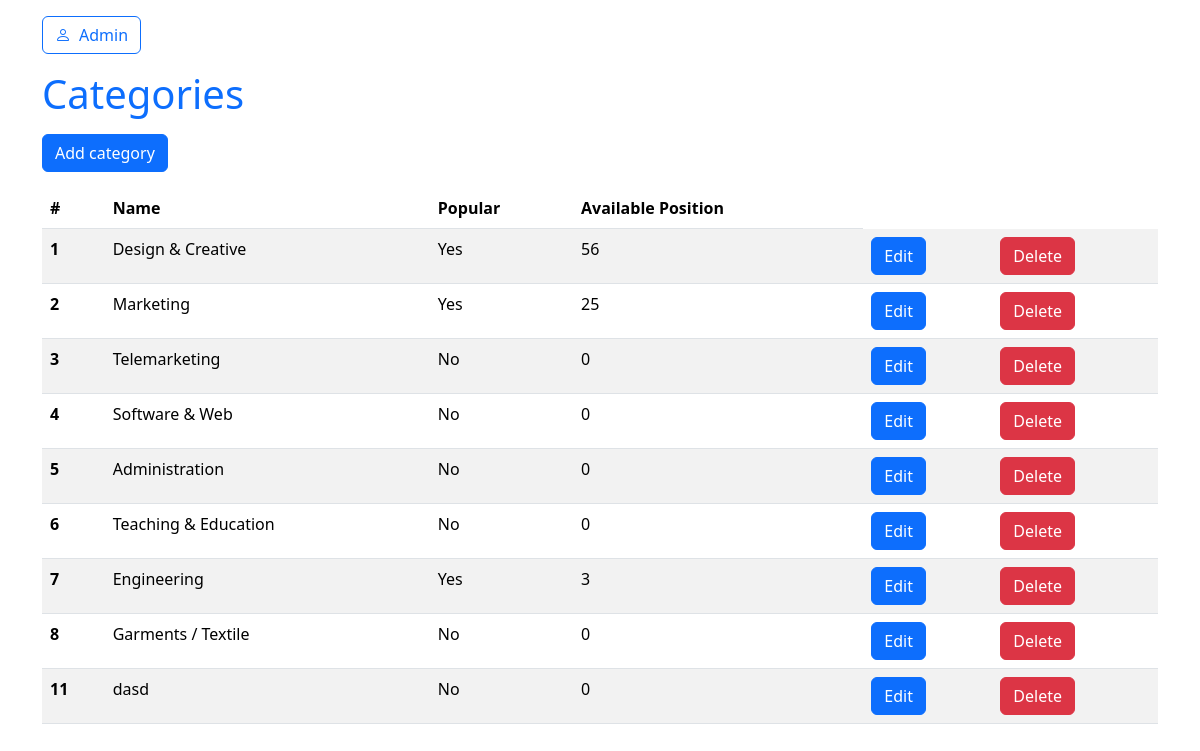
Page /admin/categories/index.php (signed in) on the earlier database version.
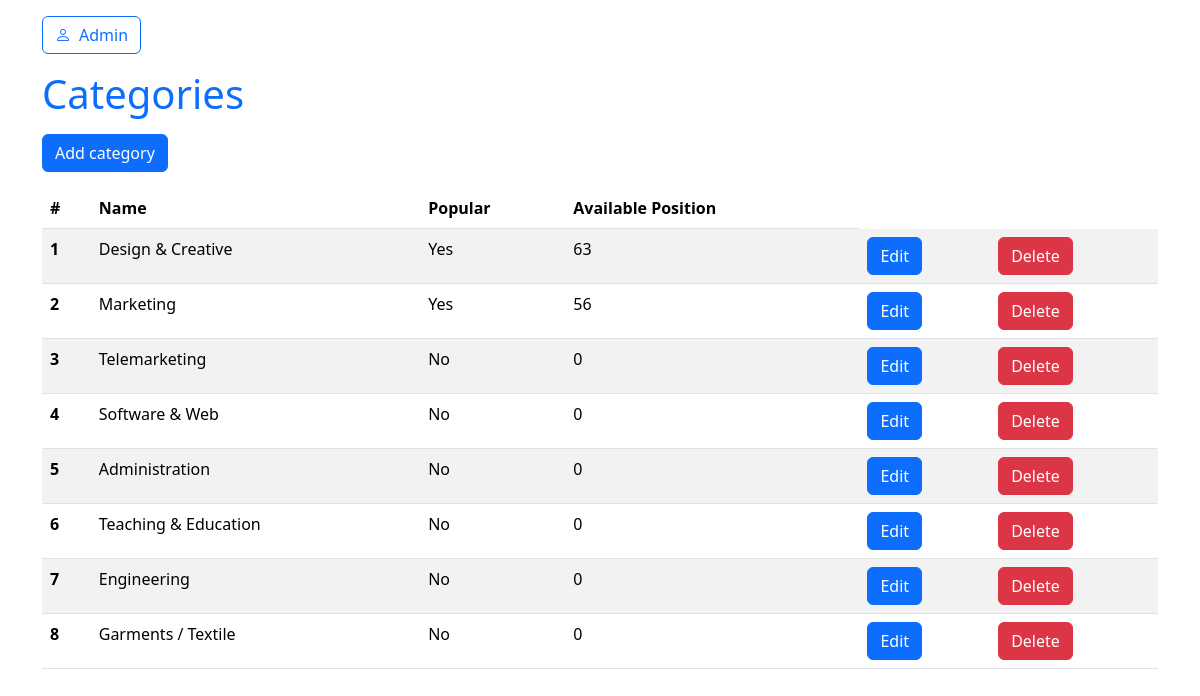
Same page on the later database version.
### tables this page shows
CREATE TABLE `categories` (
  `id` int NOT NULL,
  `name` varchar(255) NOT NULL,
  `is_popular` tinyint(1) NOT NULL DEFAULT '0'
);

### admin/categories/index.php (the view, shortened to what this page needs)
<?php
require $_SERVER['DOCUMENT_ROOT'] . '/check_admin.php';
$categories = $pdo->query("SELECT
    categories.*,
    SUM(jobs.available_position) AS total_positions
FROM categories
LEFT JOIN jobs ON categories.id = jobs.category_id
GROUP BY categories.id, categories.name")->fetchAll();
include $_SERVER['DOCUMENT_ROOT'] . '/layouts/header_bootstrap.php';
?>
<div class="container mt-3">
    <a href="/admin/" class="btn btn-outline-primary"><i class="bi bi-person me-2"></i>Admin</a>
    <h1 class="text-primary my-3">Categories</h1>
    <a href="/admin/categories/create.php" class="btn btn-primary">Add category</a>
    <table class="table table-striped mt-3">
        <thead>
        <tr>
            <th scope="col">#</th>
            <th scope="col">Name</th>
            <th scope="col">Popular</th>
            <th scope="col">Available Position</th>
        </tr>
        </thead>
        <tbody>
        <?php foreach ($categories as $category): ?>
            <tr>
                <th scope="row"><?= $category['id'] ?></th>
                <td><?= $category['name'] ?></td>
                <td><?= $category['is_popular'] ? 'Yes' : 'No' ?></td>
                <td><?= $category['total_positions'] ?? '0' ?></td>
                <td><a href="/admin/categories/edit.php?id=<?= $category['id'] ?>" class="btn btn-primary">Edit</a></td>
                <td><a href="/admin/categories/actions/delete.php?id=<?= $category['id'] ?>" class="btn btn-danger">Delete</a></td>
            </tr>
        <?php endforeach; ?>
        </tbody>
    </table>
</div>
<?php
include $_SERVER['DOCUMENT_ROOT'] . '/layouts/footer_bootstrap.php';
?>

Differences in the rows shown:
removed categories: id "11", name "dasd", is_popular "No", total_positions "0"
computed for categories "Design & Creative": total_positions "56" → "63"
computed for categories "Marketing": total_positions "25" → "56"
changed categories "Engineering": total_positions "3" → "0"; is_popular "Yes" → "No"
